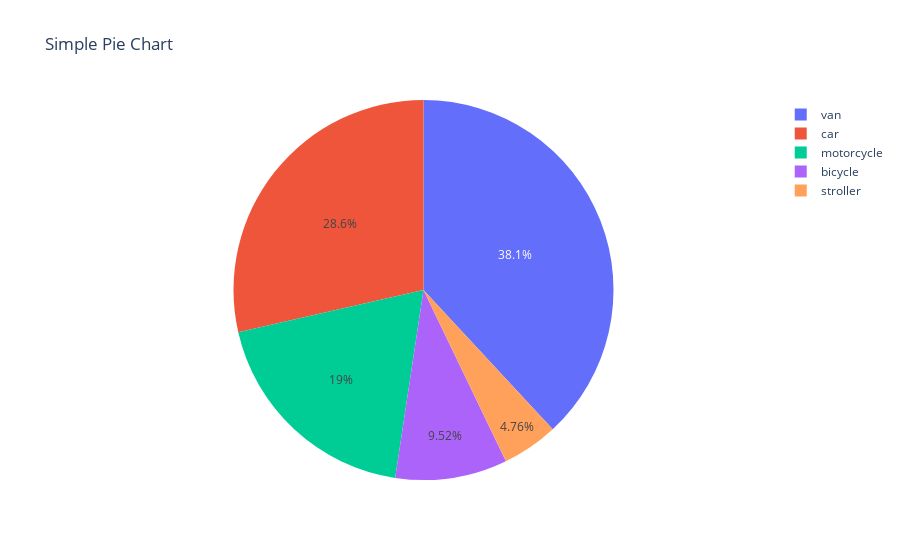

Write notebook code for a chart like this one.
### Markdown cell above
### Creating pie charts

### Code cell
data = {
        'data':[
            {'labels': ['bicycle', 'motorcycle', 'car', 'van', 'stroller'],
                'values': [1,2,3,4,0.5],
                'type': 'pie'}
                ],
                'layout': {'title': 'Simple Pie Chart'}
                }

fig = go.Figure(data)
fig.show()

### Figure 1 — Plotly figure (JSON) as saved in the notebook; plotly's stock layout.template omitted (floating-point values rounded to 4 significant figures)
{"data": [{"labels": ["bicycle", "motorcycle", "car", "van", "stroller"], "type": "pie", "values": [1, 2, 3, 4, 0.5]}], "layout": {"title": {"text": "Simple Pie Chart"}}}
